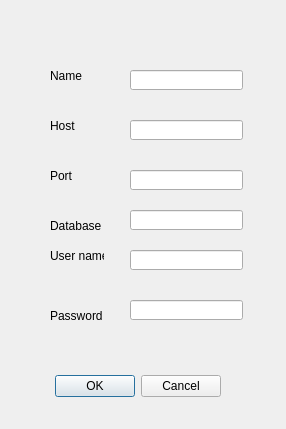
<?xml version="1.0" encoding="UTF-8"?>
<ui version="4.0">
 <class>connectdbDialog</class>
 <widget class="QDialog" name="connectdbDialog">
  <property name="geometry">
   <rect>
    <x>0</x>
    <y>0</y>
    <width>286</width>
    <height>429</height>
   </rect>
  </property>
  <property name="windowTitle">
   <string>Connect DB</string>
  </property>
  <widget class="QDialogButtonBox" name="connectdbBox">
   <property name="geometry">
    <rect>
     <x>40</x>
     <y>370</y>
     <width>181</width>
     <height>32</height>
    </rect>
   </property>
   <property name="orientation">
    <enum>Qt::Horizontal</enum>
   </property>
   <property name="standardButtons">
    <set>QDialogButtonBox::Cancel|QDialogButtonBox::Ok</set>
   </property>
  </widget>
  <widget class="QLabel" name="label_6">
   <property name="geometry">
    <rect>
     <x>50</x>
     <y>220</y>
     <width>54</width>
     <height>12</height>
    </rect>
   </property>
   <property name="text">
    <string>Database</string>
   </property>
  </widget>
  <widget class="QLineEdit" name="cdbDBlineEdit">
   <property name="geometry">
    <rect>
     <x>130</x>
     <y>210</y>
     <width>113</width>
     <height>20</height>
    </rect>
   </property>
  </widget>
  <widget class="QLabel" name="label_2">
   <property name="geometry">
    <rect>
     <x>50</x>
     <y>120</y>
     <width>54</width>
     <height>12</height>
    </rect>
   </property>
   <property name="text">
    <string>Host</string>
   </property>
  </widget>
  <widget class="QLabel" name="label_5">
   <property name="geometry">
    <rect>
     <x>50</x>
     <y>310</y>
     <width>54</width>
     <height>12</height>
    </rect>
   </property>
   <property name="text">
    <string>Password</string>
   </property>
  </widget>
  <widget class="QLineEdit" name="cdbPortlineEdit">
   <property name="geometry">
    <rect>
     <x>130</x>
     <y>170</y>
     <width>113</width>
     <height>20</height>
    </rect>
   </property>
  </widget>
  <widget class="QLineEdit" name="cdbNamelineEdit">
   <property name="geometry">
    <rect>
     <x>130</x>
     <y>70</y>
     <width>113</width>
     <height>20</height>
    </rect>
   </property>
  </widget>
  <widget class="QLineEdit" name="cdbHostlineEdit">
   <property name="geometry">
    <rect>
     <x>130</x>
     <y>120</y>
     <width>113</width>
     <height>20</height>
    </rect>
   </property>
  </widget>
  <widget class="QLabel" name="label">
   <property name="geometry">
    <rect>
     <x>50</x>
     <y>70</y>
     <width>54</width>
     <height>12</height>
    </rect>
   </property>
   <property name="text">
    <string>Name</string>
   </property>
  </widget>
  <widget class="QLabel" name="label_3">
   <property name="geometry">
    <rect>
     <x>50</x>
     <y>250</y>
     <width>54</width>
     <height>12</height>
    </rect>
   </property>
   <property name="text">
    <string>User name</string>
   </property>
  </widget>
  <widget class="QLineEdit" name="cdbUserNamelineEdit">
   <property name="geometry">
    <rect>
     <x>130</x>
     <y>250</y>
     <width>113</width>
     <height>20</height>
    </rect>
   </property>
  </widget>
  <widget class="QLabel" name="label_4">
   <property name="geometry">
    <rect>
     <x>50</x>
     <y>170</y>
     <width>54</width>
     <height>12</height>
    </rect>
   </property>
   <property name="text">
    <string>Port</string>
   </property>
  </widget>
  <widget class="QLineEdit" name="cdbPWDlineEdit">
   <property name="geometry">
    <rect>
     <x>130</x>
     <y>300</y>
     <width>113</width>
     <height>20</height>
    </rect>
   </property>
  </widget>
 </widget>
 <resources/>
 <connections>
  <connection>
   <sender>connectdbBox</sender>
   <signal>accepted()</signal>
   <receiver>connectdbDialog</receiver>
   <slot>accept()</slot>
   <hints>
    <hint type="sourcelabel">
     <x>248</x>
     <y>254</y>
    </hint>
    <hint type="destinationlabel">
     <x>157</x>
     <y>274</y>
    </hint>
   </hints>
  </connection>
  <connection>
   <sender>connectdbBox</sender>
   <signal>rejected()</signal>
   <receiver>connectdbDialog</receiver>
   <slot>reject()</slot>
   <hints>
    <hint type="sourcelabel">
     <x>316</x>
     <y>260</y>
    </hint>
    <hint type="destinationlabel">
     <x>286</x>
     <y>274</y>
    </hint>
   </hints>
  </connection>
 </connections>
</ui>
